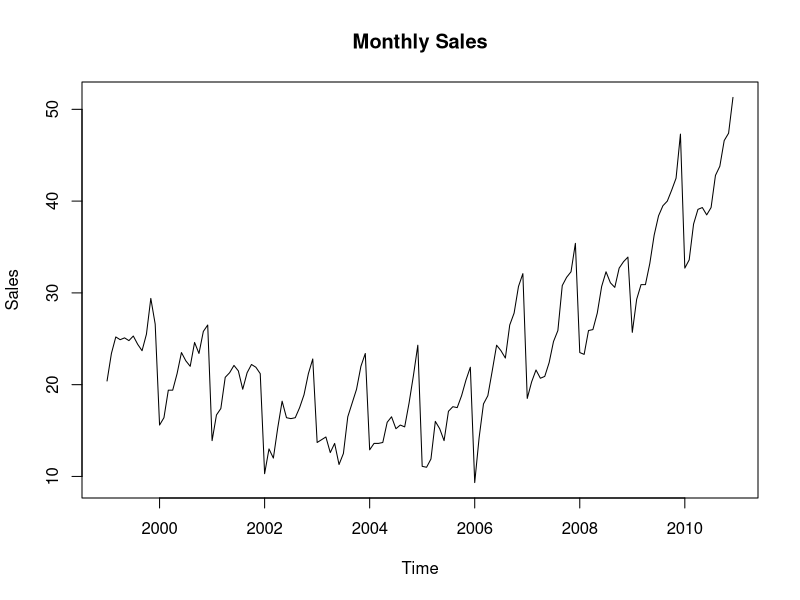
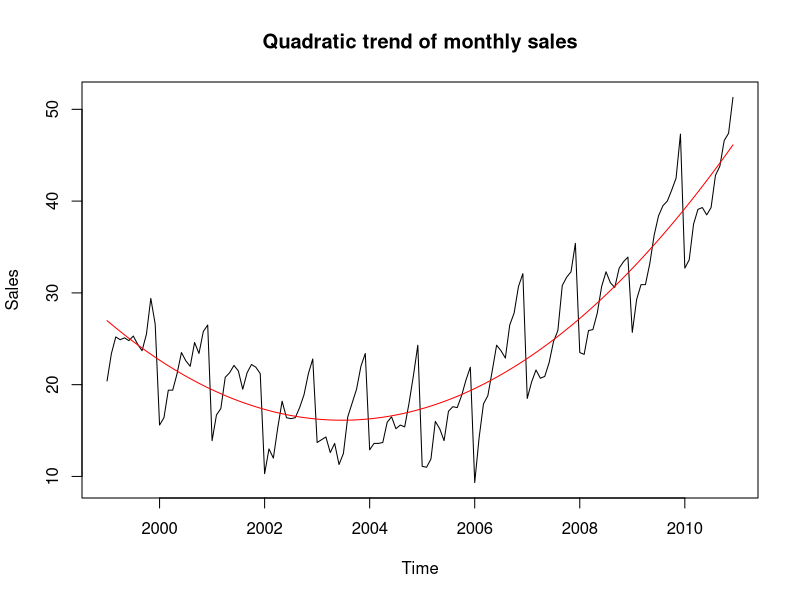
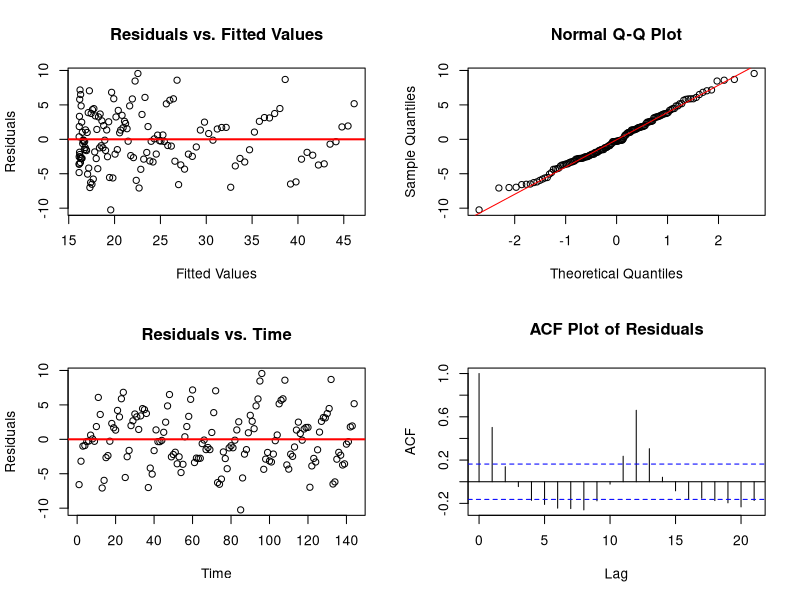
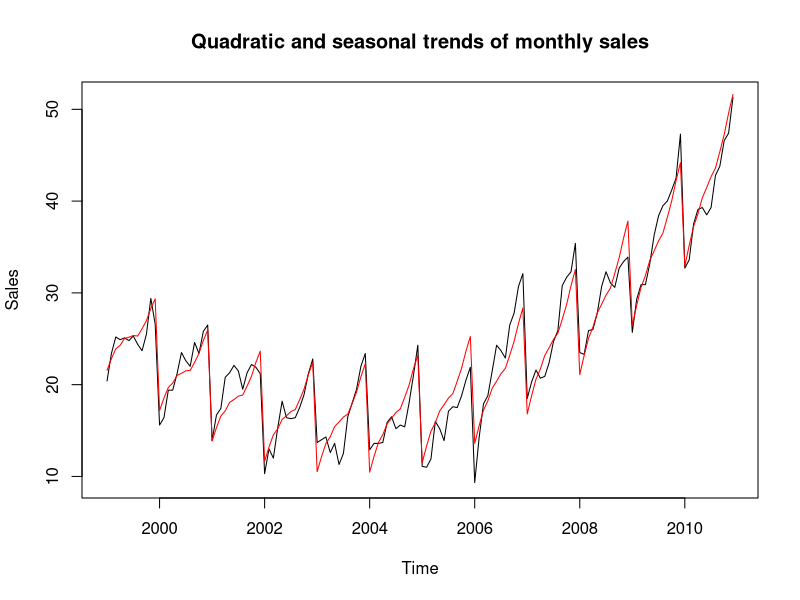
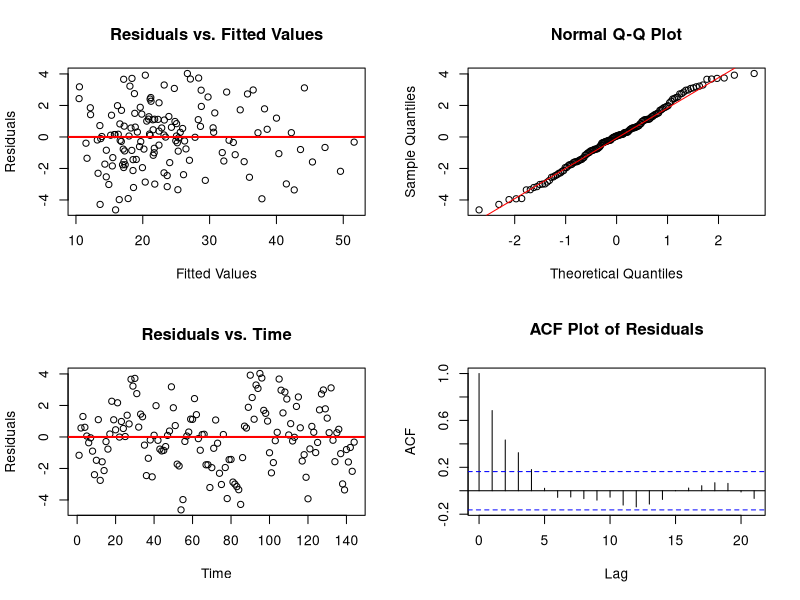
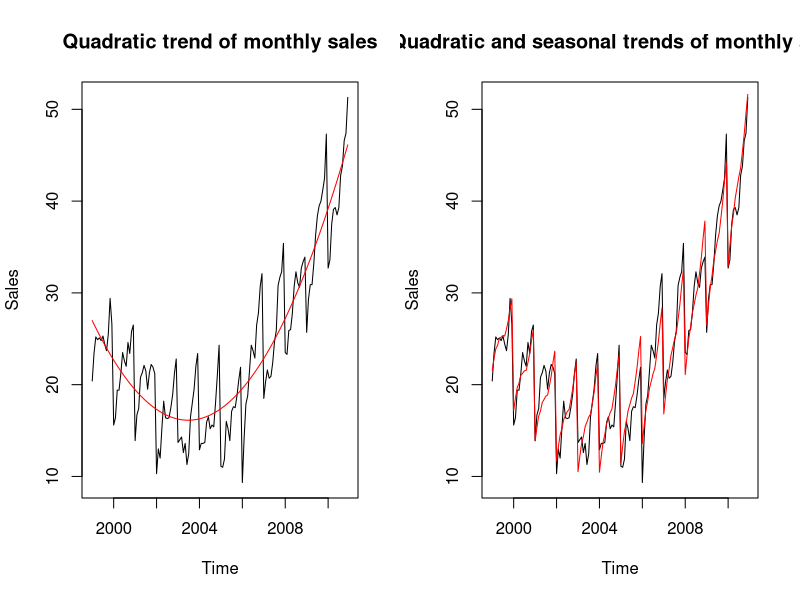
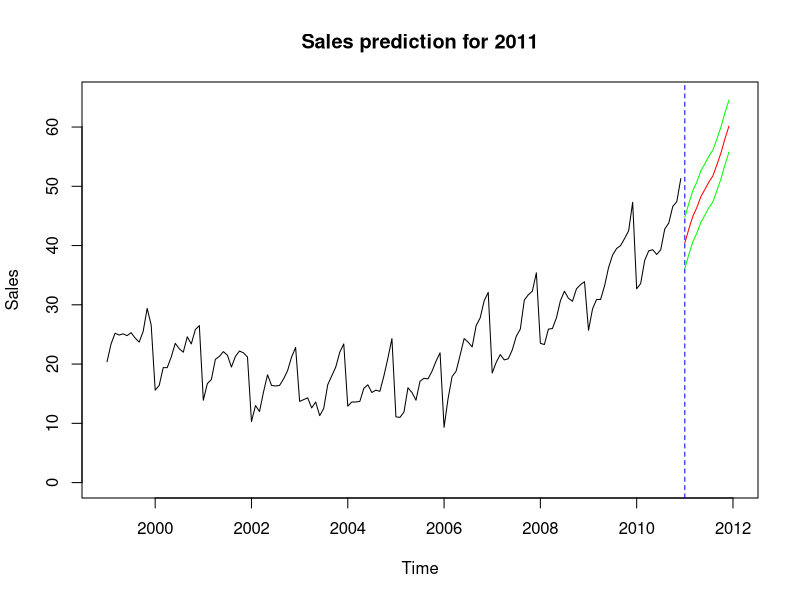

Generate these figures, in order, with R:
# Reset R session
rm(list=ls())
cat("\014")

sales <- read.table('SALES.txt')
sales <- ts(sales, start=1999, frequency=12)
plot(sales, ylab='Sales', main='Monthly Sales')

#a
t <- time(sales) # Extracting time as the explanatory variate from the time series framework of data

quad <- lm(sales~t+I(t^2)) # model quadratic trend
summary(quad)
plot(sales, ylab='Sales', main='Quadratic trend of monthly sales')
points(t,predict.lm(quad), type='l', col='red') # superimpose the fit of model quad on the plot of the data

# Diagnostic plots for quad model
par(mfrow=c(2,2)) # Dividing the plotting page into 4 panels
plot(quad$fitted, quad$residuals, main = "Residuals vs. Fitted Values", ylab = "Residuals", xlab = "Fitted Values") # plot of fitted values vs residuals
abline(h = 0, col = "red", lwd = 2)
qqnorm(quad$residuals) #qq-plot of residuals
qqline(quad$residuals, col = "red") # plotting the line, along which the dots in qq-plot should lie
plot(quad$residuals, main = "Residuals vs. Time", ylab = "Residuals", xlab = "Time") # plotting the residuals vs time
abline(h = 0, col = "red", lwd = 2) # plotting a horizontal line at 0
acf(quad$residuals, main = "ACF Plot of Residuals") #sample acf plot of residuals

# higher density of points on the left
# qq-plot OK
# maybe not independent?
# seasonality

par(mfrow=c(1,1))
#b
cycle(sales) # Introducing month as the season
month <- as.factor(cycle(sales)) # Introducing month as the season

seas <- lm(sales~t+I(t^2)+month) # model quadratic trend + seasonality
summary(seas)
plot(sales, ylab='Sales', main='Quadratic and seasonal trends of monthly sales')
points(t,predict.lm(seas), type='l', col='red') # superimpose the fit of model seas on the plot of the data

# Diagnostic plots for seas model
par(mfrow=c(2,2)) # Dividing the plotting page into 4 panels
plot(seas$fitted, seas$residuals, main = "Residuals vs. Fitted Values", ylab = "Residuals", xlab = "Fitted Values") # plot of fitted values vs residuals
abline(h = 0, col = "red", lwd = 2)
qqnorm(seas$residuals) #qq-plot of residuals
qqline(seas$residuals, col = "red") # plotting the line, along which the dots in qq-plot should lie
plot(seas$residuals, main = "Residuals vs. Time", ylab = "Residuals", xlab = "Time") # plotting the residuals vs time
abline(h = 0, col = "red", lwd = 2) # plotting a horizontal line at 0
acf(seas$residuals, main = "ACF Plot of Residuals") #sample acf plot of residuals

# higher density on the left
# qq-plot OK
# independent
# exponential decay -> AR(1)?

#c
# F-test comparing the two models (they are nested, so we can do this)
anova(quad, seas)
# Compare AIC
AIC(quad)
AIC(seas)
# Plot fit side-by-side
par(mfrow=c(1,2))
plot(sales, ylab='Sales', main='Quadratic trend of monthly sales')
points(t,predict.lm(quad), type='l', col='red')
plot(sales, ylab='Sales', main='Quadratic and seasonal trends of monthly sales')
points(t,predict.lm(seas), type='l', col='red')

#d
# what?

par(mfrow=c(1,1))
#e
#Prediction in sales data
t.new <- seq(2011,2012,length=13)[1:12]
t2.new <- t.new^2
month.new <- factor(1:12) # Introducing the seasonal value for forecasting

new <- data.frame(t=t.new, t2=t2.new, month=month.new) # Putting the values for forecasting into a dataframe
pred <- predict.lm(seas, new, interval='prediction') # Computing the prediction as well as prediction interval

plot(sales, xlim=c(1999,2012), ylim=c(0, 65), ylab='Sales', main='Sales prediction for 2011') #plotting the data

abline(v=2011, col='blue', lty=2) # adding a vertical line at the point where prediction starts
lines(pred[,1]~t.new, type='l', col='red')# plotting the predict
lines(pred[,2]~t.new, col='green') # plotting lower limit of the prediction interval
lines(pred[,3]~t.new, col='green') # plotting upper limit of the  prediction interval
